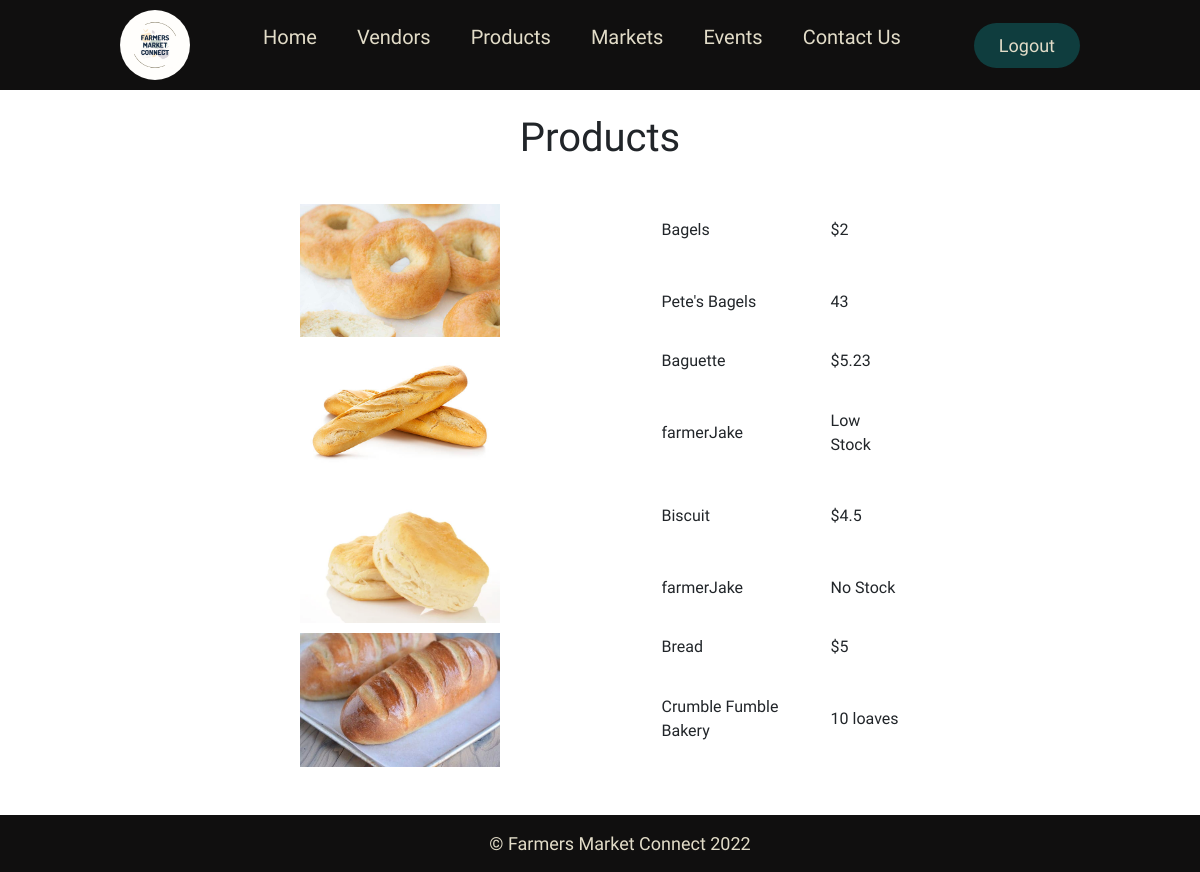
/customer-product.php?category=3002, run on the app's committed database.
### tables this page shows
CREATE TABLE IF NOT EXISTS `product` (
  `ProductID` bigint(30) NOT NULL AUTO_INCREMENT,
  `ProductName` varchar(30) NOT NULL,
  `ProductDescription` varchar(1000) NOT NULL,
  `ProductImage` varchar(50) NOT NULL,
  `ProductQuantity` varchar(30) NOT NULL,
  `ProductPrice` float NOT NULL,
  `VendorID` bigint(30) NOT NULL,
  `CategoryID` varchar(1000) NOT NULL,
  PRIMARY KEY (`ProductID`),
  KEY `VendorID_FK1` (`VendorID`),
  KEY `CategoryID_FK2` (`CategoryID`)
);

CREATE TABLE IF NOT EXISTS `vendor` (
  `VendorID` bigint(30) NOT NULL AUTO_INCREMENT,
  `Username` varchar(30) NOT NULL,
  `Email` varchar(30) NOT NULL,
  `PW` varchar(30) NOT NULL,
  `FirstName` varchar(30) NOT NULL,
  `LastName` varchar(30) NOT NULL,
  `Address` varchar(100) NOT NULL,
  `WorkingLocations` varchar(100) NOT NULL,
  PRIMARY KEY (`VendorID`)
);

### customer-product.php (the view, shortened to what this page needs)
<?php
  $category = $_GET['category'];
?>
<!DOCTYPE html>
<html lang="en">
<head>
  <link rel="stylesheet" href="https://cdn.jsdelivr.net/npm/bootstrap@4.3.1/dist/css/bootstrap.min.css">
  <link rel="stylesheet" type="text/css" href="css/stylesHome.css">
  <link rel="stylesheet" type="text/css" href="css/stylesCustomer.css">
</head>
<body>
  <?php include '/includes/headC.inc.php'; ?>
  <?php
    $conn = mysqli_connect("localhost", "root", "", "fmc");
    $sql = "SELECT Product.ProductImage, Product.ProductName, Product.ProductPrice, Product.ProductQuantity, Vendor.Username FROM Product JOIN Vendor ON Product.VendorID = Vendor.VendorID WHERE Product.CategoryID = '$category' ORDER BY ProductName ASC";
    $result = mysqli_query($conn, $sql);
    $row_count = mysqli_num_rows($result);
    $sql2 = "SELECT CategoryName FROM Category WHERE CategoryID = '$category'";
    $res = mysqli_query($conn, $sql2);
    while($row2 = mysqli_fetch_assoc($res)) {$name = $row2['CategoryName'];}
?>
  <br>
  <h1 class="pageTitle"><?php $category ?> Products </h1>
  <br>
  <div class="customer-product-categories" id="customer-product-categories">
        <table class="prod-tbl">
          <?php
          if ($row_count > 0) {
            while($row = mysqli_fetch_assoc($result)) {
              echo "<tr>";
              echo "<td class='product-img' rowspan='2'><img src='images/productImgs/" . $row['ProductImage'] . ".jpg' width='200px' ></td>";
              echo "<td class='product-name'>" . $row['ProductName'] . "</td>";
              echo "<td class='padding-cell'></td>";
              echo "<td class='price-cell'>$" . $row['ProductPrice'] . "</td>";
              echo "</tr><tr>";
              echo "<td class='product-vendor'>" . $row['Username'] . "</td>";
              echo "<td class='padding-cell'></td>";
              echo "<td class='product-quantity'>" . $row['ProductQuantity'] . "</td></tr>";
            }
          }
          else {
            echo "<tr><td>There are currently no products for sale in the " . $name . " category.</td></tr>";
          }
          ?>
        </table>
        <br><br>
  </div>
  <?php include "/includes/footer.inc.php"; ?>
  </body>
</html>

### includes/headC.inc.php (shortened to what this page needs)
<?php
  if (empty($_GET['id'])) {
    $cID = $_SESSION['id'];
  }
  else {$cID = $_GET['id'];}
?>
<header>
    <img class="logo" src="images/logo4.png" alt="logo">
    <nav>
        <ul class="navLinks">
          <?php
            echo "<li><a href='customer-home.php?id=" . $cID . "'>Home</a></li>";
            echo "<li><a href='customer-vendor.php?id=" . $cID . "'>Vendors</a></li>";
            echo "<li><a href='customer-products.php?id=" . $cID . "'>Products</a></li>";
            echo "<li><a href='customer-home.php?id=" . $cID . "#markets'>Markets</a></li>";
            echo "<li><a href='customer-home.php?id=" . $cID . "#events'>Events</a></li>";
            echo "<li><a href='customer-home.php?id=" . $cID . "#contact-us'>Contact Us</a></li>";
          ?>
        </ul>
    </nav>
    <a class="logoutButton" href="logout.php"><button>Logout</button></a>
</header>

### includes/footer.inc.php (shortened to what this page needs)
<!DOCTYPE html>
<html lang="en">
<head>
	<link rel="stylesheet" type="text/css" href="css/stylesHome.css">
</head>
<body>
  <footer class="bg-footer">
    &copy; Farmers Market Connect 2022
  </footer>
</body>
</html>

### css/stylesHome.css (style rules this page uses)
* { box-sizing: border-box; margin: 0; padding: 0; font-family: 'Quicksand', sans-serif; }
li, a, button { font-family: 'Quicksand', sans-serif; font-size: 20px; color: #E2DCC8; text-decoration: none; }
header { display: flex; justify-content: space-between; align-items: center; padding: 10px 10%; background-color: #100F0F; }
.logo { cursor: pointer; width: 70px; height: 70px; border-radius: 50%; }
.navLinks { list-style: none; }
.navLinks li { display: inline; padding: 0px 20px; }
.navLinks li a { transform: all 0.3s ease 0s; }
button { padding: 9px 25px; background-color: #0F3D3E; font-size: 18px; border: none; border-radius: 50px; cursor: pointer; transition: all 0.3s ease 0s; }
.bg-footer { align-items: center; padding: 15px; padding-left: 55px; background-color: #100F0F; font-family: 'Quicksand', sans-serif; font-size: 18px; font-weight: 400; color: #E2DCC8; }

### css/stylesCustomer.css (style rules this page uses)
.pageTitle { text-align:center; font-family: 'Quicksand', sans-serif; }
.prod-tbl { border: 0px; border-collapse: collapse; margin-left: 25%; margin-right: 25%; width: 50%; }
.customer-product-categories { width: 100%; }
.product-img { width: 400px; padding-top: 10px; }
.padding-cell { width: 15px; margin-right: 55px; }
.product-name, .product-vendor { width: 175px; }
.price-cell, .product-quantity { width: 75px; }

### includes/footer.inc.php (style rules this page uses)
.bg-footer { width: 100%; text-align: center; padding: 15px; padding-left: 55px; background-color: #100F0F; font-family: 'Quicksand', sans-serif; font-size: 18px; font-weight: 400; color: #E2DCC8; }

### customer-product.php (style rules this page uses)
.pageTitle { text-align: center; }
.prod-tbl { margin-left: 25%; margin-right: 25%; width: 50%; }

### data on the page
product: ProductImage (picture), ProductName "Bagels", ProductPrice "2", VendorID.Username "Pete's Bagels", ProductQuantity "43"
product: ProductImage (picture), ProductName "Baguette", ProductPrice "5.23", VendorID.Username "farmerJake", ProductQuantity "Low Stock"
product: ProductImage (picture), ProductName "Biscuit", ProductPrice "4.5", VendorID.Username "farmerJake", ProductQuantity "No Stock"
product: ProductImage (picture), ProductName "Bread", ProductPrice "5", VendorID.Username "Crumble Fumble Bakery", ProductQuantity "10 loaves"
